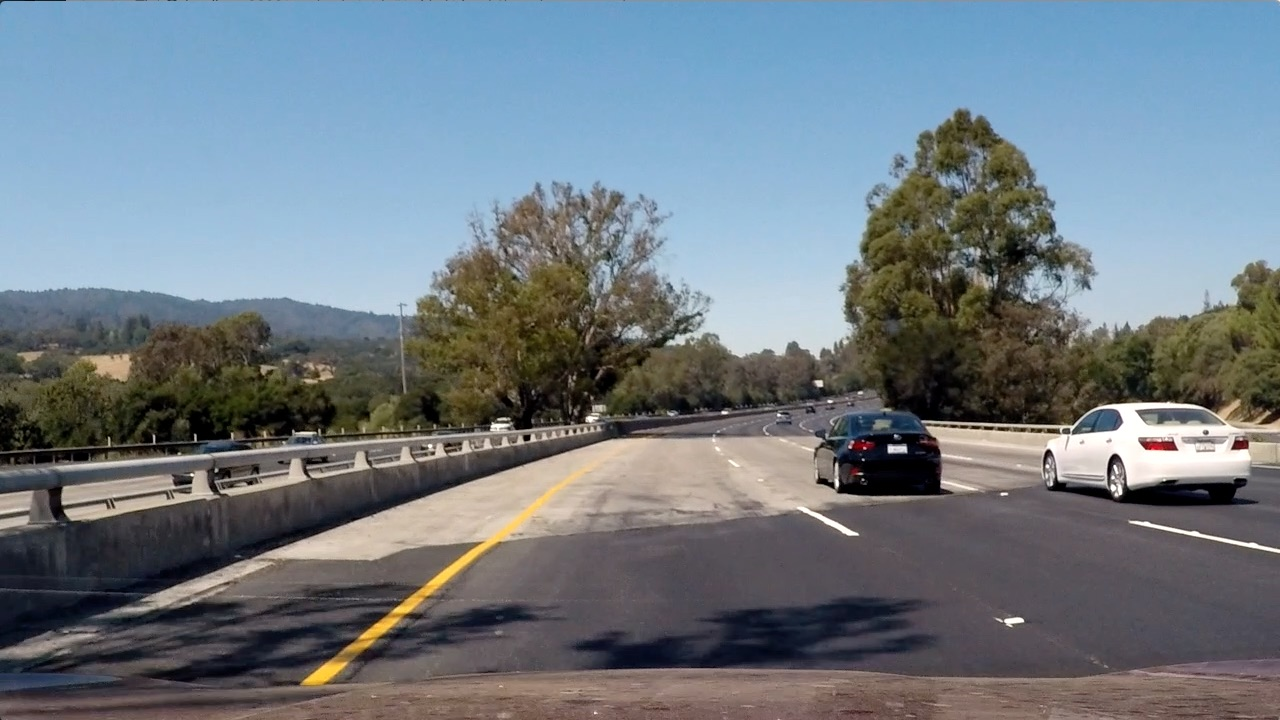
#> input picture test_images/test4.jpg, 1280 x 720 px
$ python preprocessing.py
#> lines starting #> are read from the running program, lines starting #| are printed output that depends on the picture; after the words box and inside, x2 and y2 are one past the last pixel; in counts of white or black regions, pixels touching at a corner belong together
import cv2
import numpy as np
import matplotlib.pyplot as plt


def region_of_interest(img, vertices):
    """
    Applies an image mask.

    Only keeps the region of the image defined by the polygon
    formed from `vertices`. The rest of the image is set to black.
    """
    # defining a blank mask to start with
    mask = np.zeros_like(img)

    # defining a 3 channel or 1 channel color to fill the mask with depending on the input image
    if len(img.shape) > 2:
        channel_count = img.shape[2]  # i.e. 3 or 4 depending on your image
        ignore_mask_color = (255,) * channel_count
    else:
        ignore_mask_color = 255

    # filling pixels inside the polygon defined by "vertices" with the fill color
    cv2.fillPoly(mask, vertices, ignore_mask_color)

    # returning the image only where mask pixels are nonzero
    masked_image = cv2.bitwise_and(img, mask)
    return masked_image


if __name__ == '__main__':
    test_image = 'straight_lines1.jpg'
    test_image = '../test_images/test4.jpg'

    img = plt.imread(test_image)
#> img is the input picture: shape (720, 1280, 3); mean R, G, B 112.2, 122.7, 130.9
    height, width, _ = img.shape
#> height = 720; width = 1280
    vertices = np.array([[[100, height], [440, 310], [525, 310], [width - 70, height]]], dtype=np.int32)
    mask_test = region_of_interest(img, vertices)
#> in region_of_interest, `cv2.fillPoly(mask, vertices, ignore_mask_color)`:
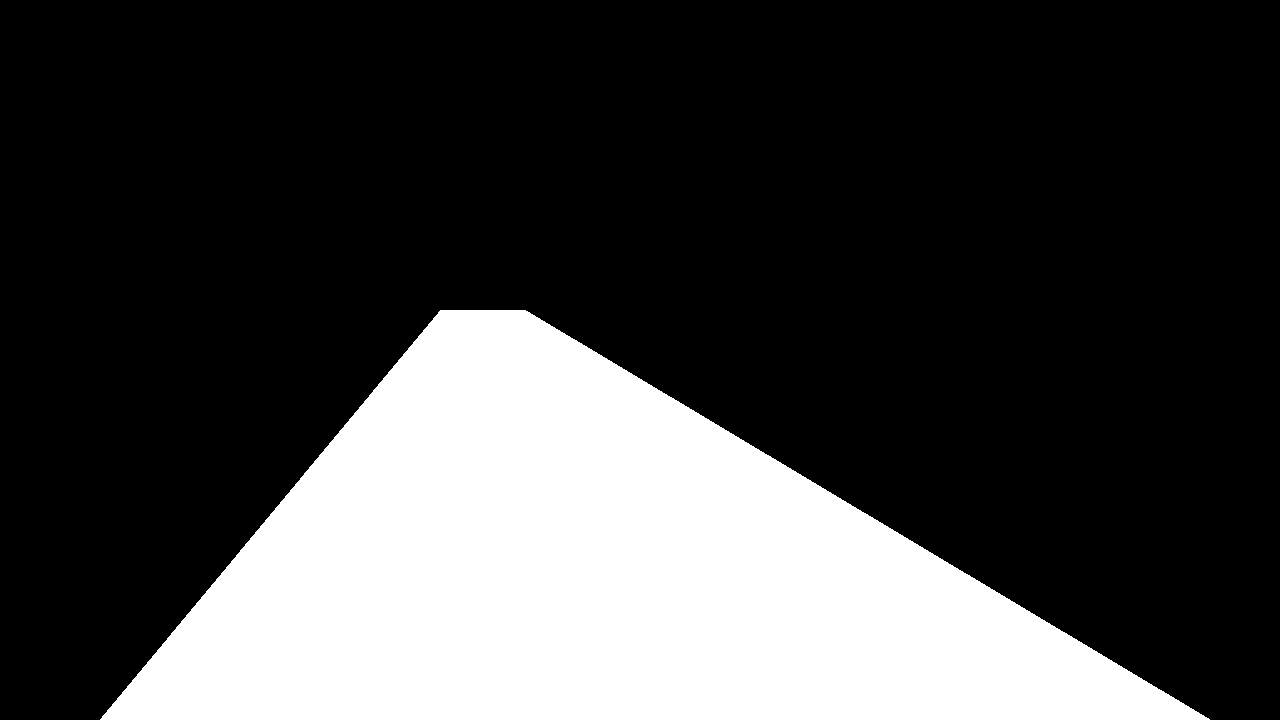
#> mask: shape (720, 1280, 3); 26.6% white; 1 white region, box (x1, y1, x2, y2) and area: (100, 310, 1210, 720) 245318
#> in region_of_interest, `masked_image = cv2.bitwise_and(img, mask)`:
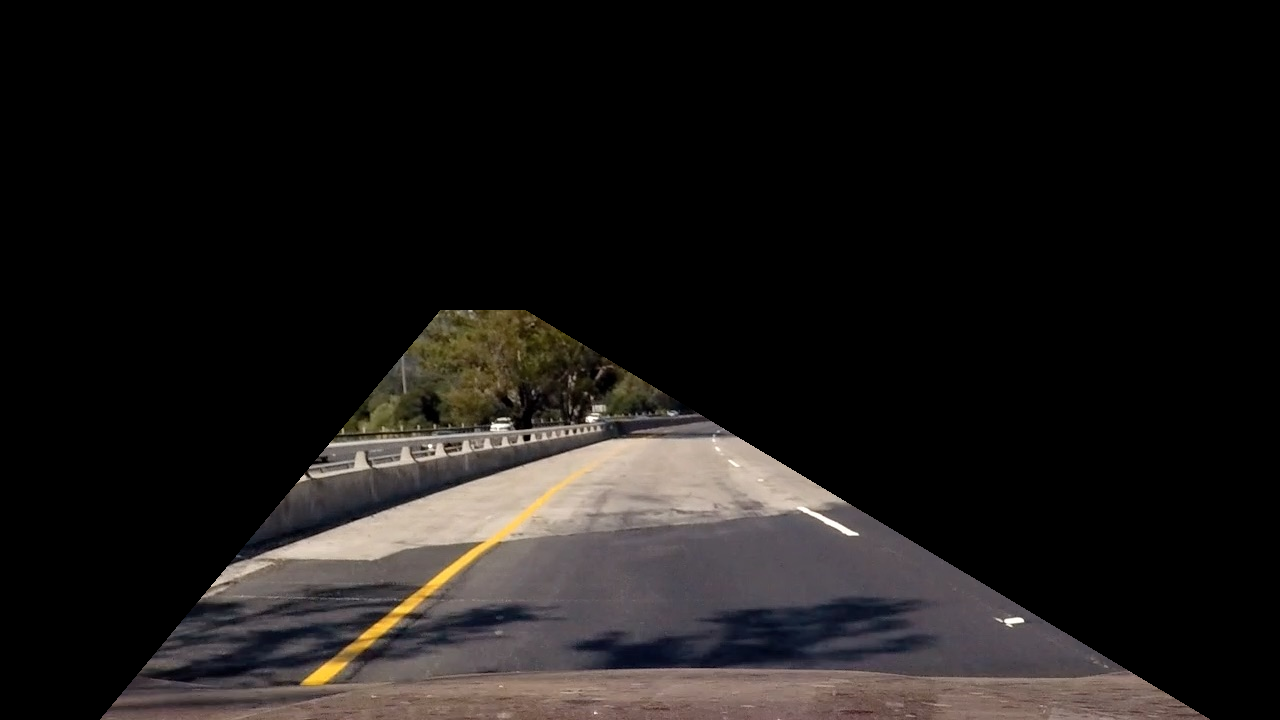
#> masked_image: shape (720, 1280, 3); mean R, G, B 27.7, 24.9, 23.6

    plt.imshow(mask_test)
    plt.show()

$ run again, with test_images/test1.jpg copied over test_images/test4.jpg
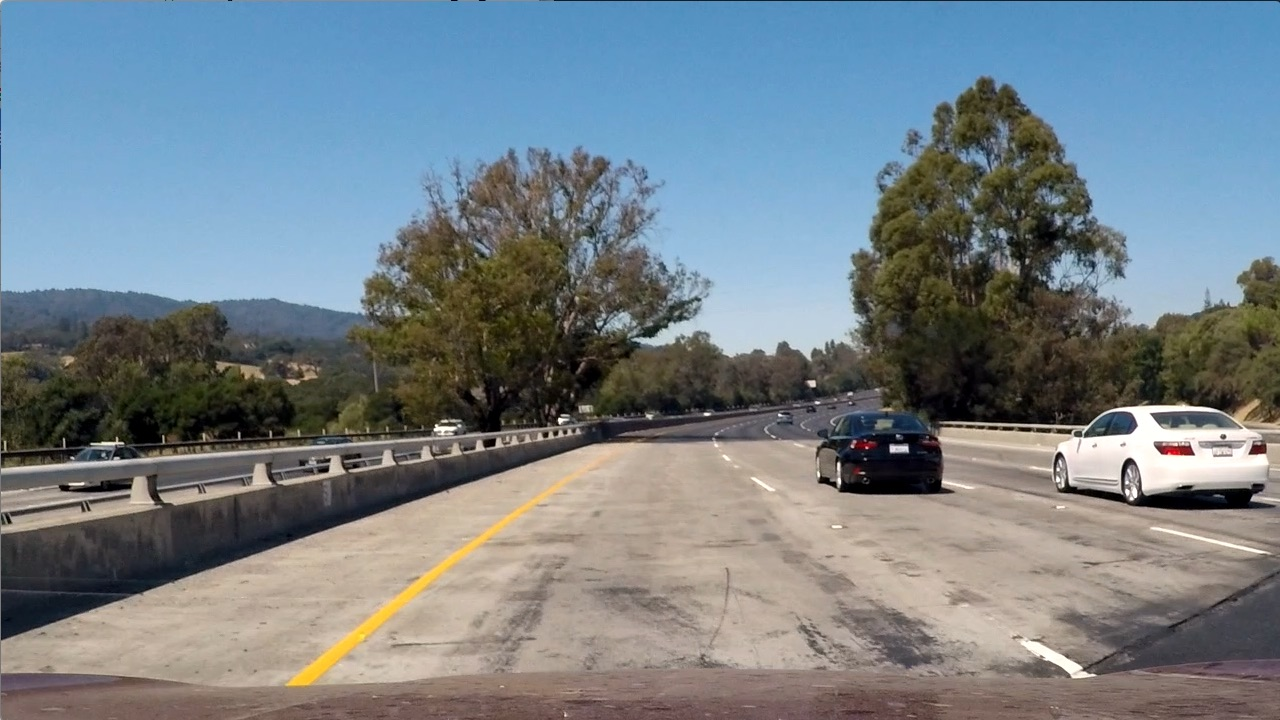
#> input picture test_images/test1.jpg, 1280 x 720 px
#> img is the input picture: shape (720, 1280, 3); mean R, G, B 117.5, 128.7, 135.5
#> mask: shape (720, 1280, 3); 26.6% white; 1 white region, box (x1, y1, x2, y2) and area: (100, 310, 1210, 720) 245318
#> in region_of_interest, `masked_image = cv2.bitwise_and(img, mask)`:
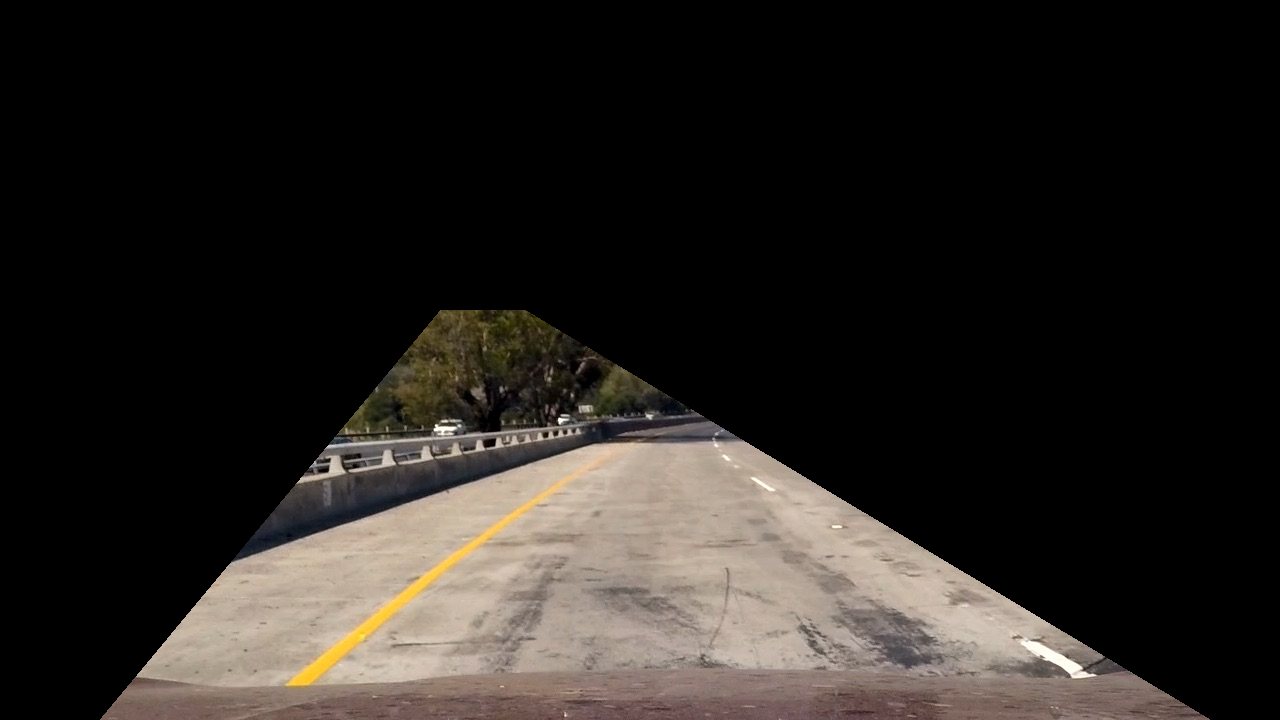
#> masked_image: shape (720, 1280, 3); mean R, G, B 39.6, 35.6, 31.9

$ run again, with test_images/test2.jpg copied over test_images/test4.jpg
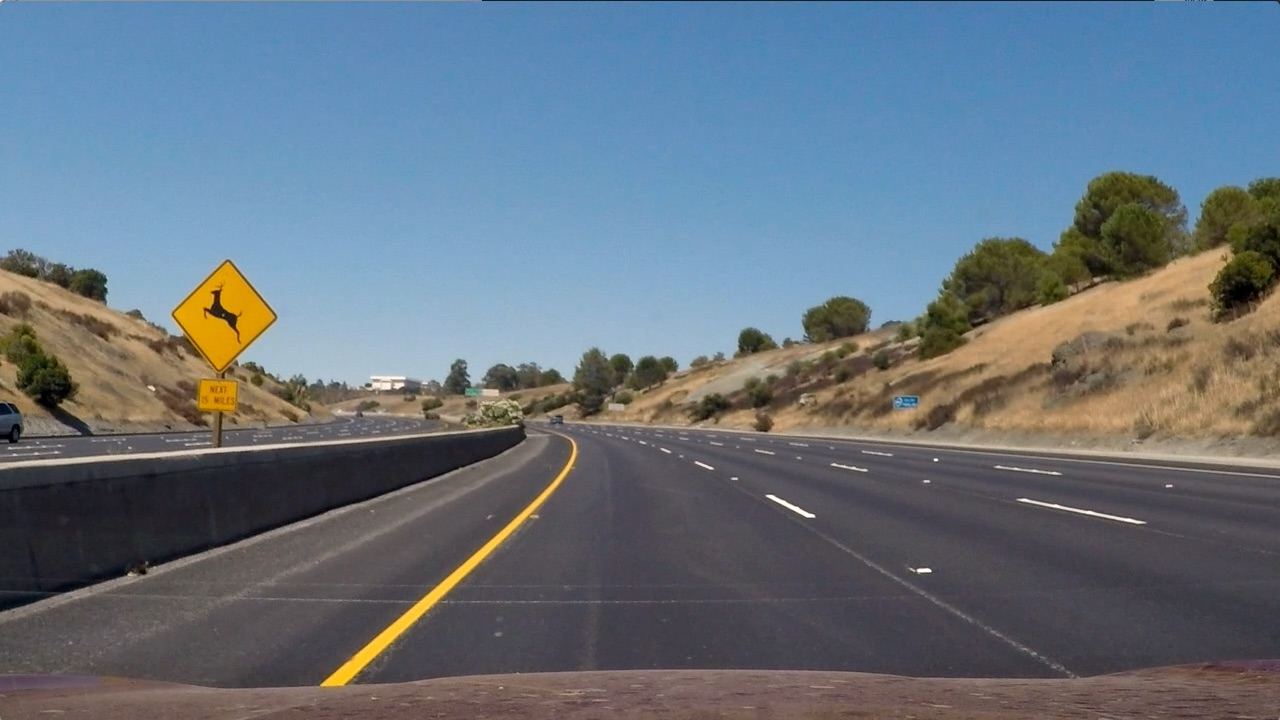
#> input picture test_images/test2.jpg, 1280 x 720 px
#> img is the input picture: shape (720, 1280, 3); mean R, G, B 102.8, 114.6, 125.5
#> mask: shape (720, 1280, 3); 26.6% white; 1 white region, box (x1, y1, x2, y2) and area: (100, 310, 1210, 720) 245318
#> in region_of_interest, `masked_image = cv2.bitwise_and(img, mask)`:
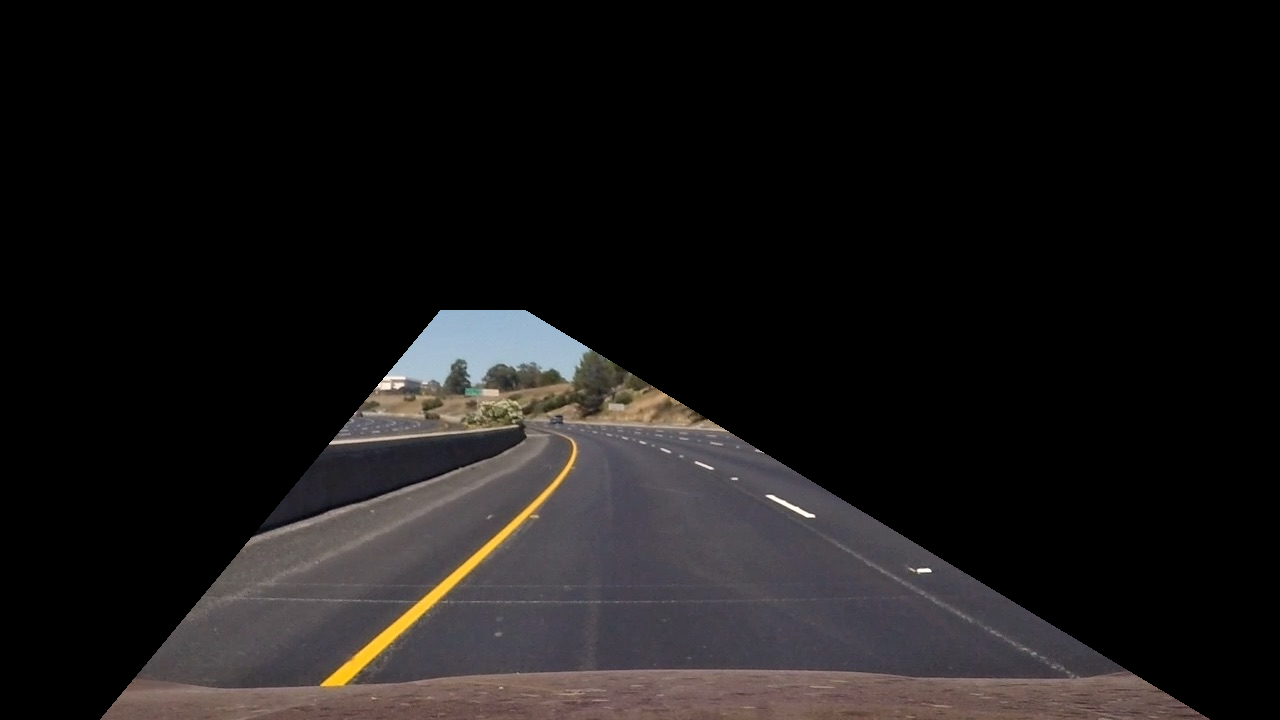
#> masked_image: shape (720, 1280, 3); mean R, G, B 25.4, 23.3, 23.3

$ run again, with test_images/test3.jpg copied over test_images/test4.jpg
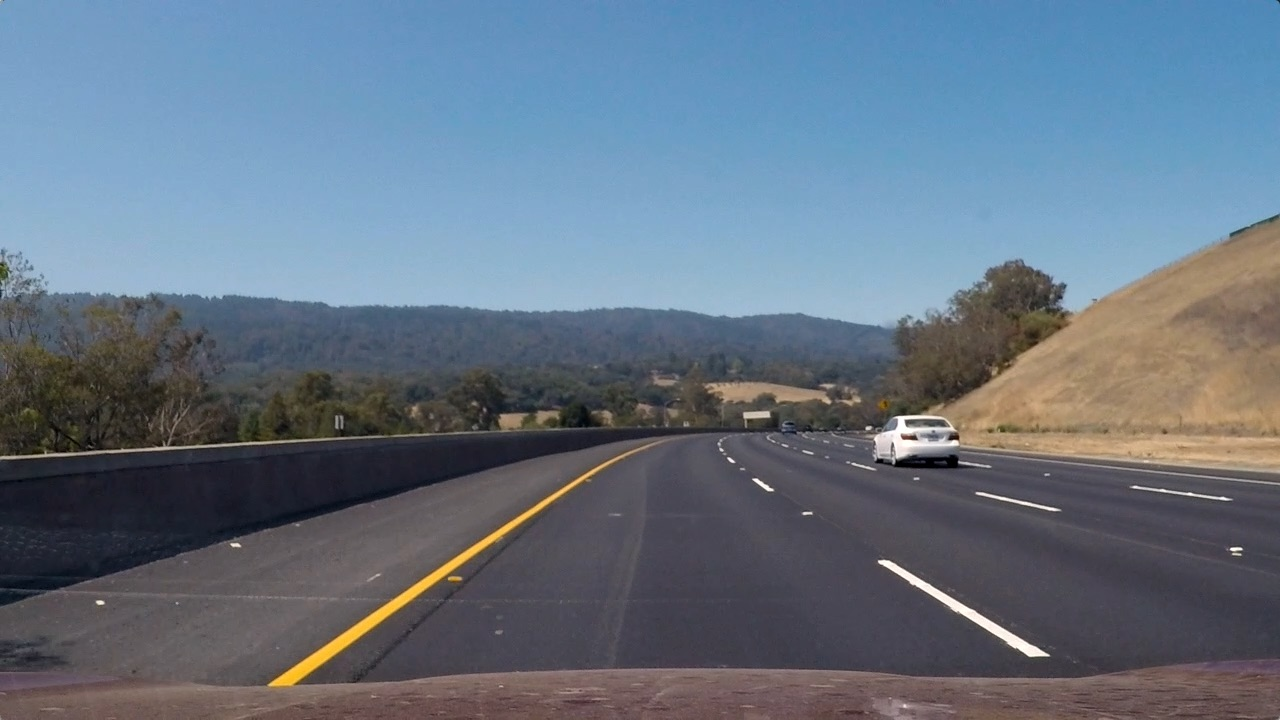
#> input picture test_images/test3.jpg, 1280 x 720 px
#> img is the input picture: shape (720, 1280, 3); mean R, G, B 101.1, 115.3, 130.7
#> mask: shape (720, 1280, 3); 26.6% white; 1 white region, box (x1, y1, x2, y2) and area: (100, 310, 1210, 720) 245318
#> in region_of_interest, `masked_image = cv2.bitwise_and(img, mask)`:
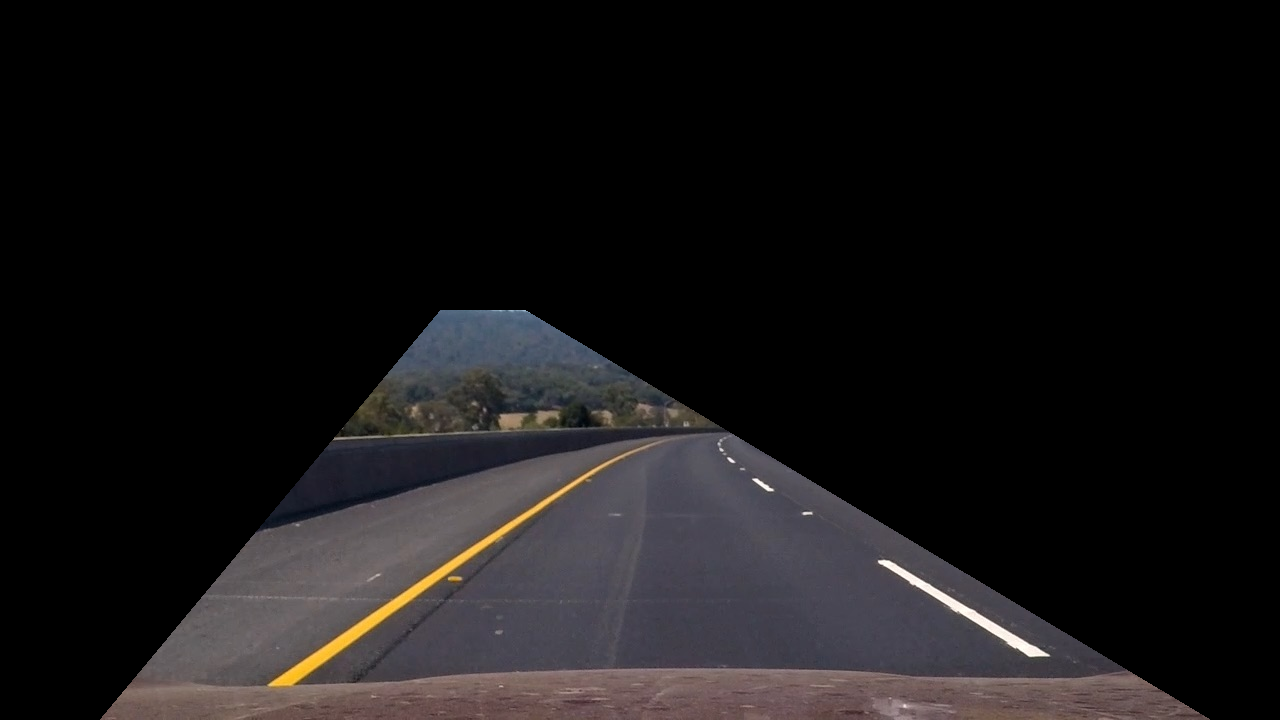
#> masked_image: shape (720, 1280, 3); mean R, G, B 23.2, 21.4, 22.2
